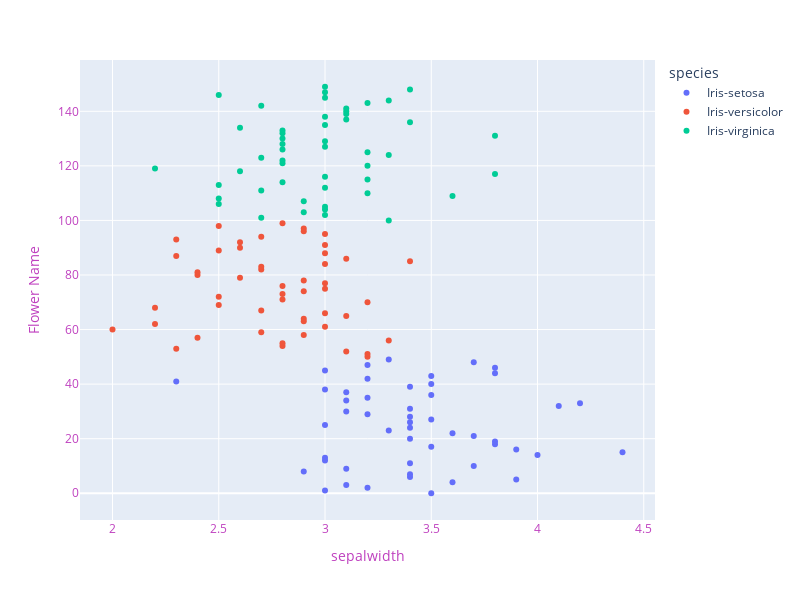

Notebook code cell kept with this figure:
### Code cell
fig = px.scatter(data_frame=iris, x='sepal_width',color='species')
fig.update_layout(width=800, height=600,
                  xaxis=dict(title='sepalwidth',color="#BF40BF"),
                 yaxis=dict(title="Flower Name",color="#BF40BF"))
fig.show()

### Figure 1 — Plotly figure (JSON) as saved in the notebook; plotly's stock layout.template omitted (floating-point values rounded to 4 significant figures)
{"data": [{"hovertemplate": "species=Iris-setosa<br>sepal_width=%{x}<br>index=%{y}<extra></extra>", "legendgroup": "Iris-setosa", "marker": {"color": "#636efa", "symbol": "circle"}, "mode": "markers", "name": "Iris-setosa", "orientation": "h", "showlegend": true, "type": "scatter", "x": [3.5, 3, 3.2, 3.1, 3.6, 3.9, 3.4, 3.4, 2.9, 3.1, 3.7, 3.4, 3, 3, 4, 4.4, 3.9, 3.5, 3.8, 3.8, 3.4, 3.7, 3.6, 3.3, 3.4, 3, 3.4, 3.5, 3.4, 3.2, 3.1, 3.4, 4.1, 4.2, 3.1, 3.2, 3.5, 3.1, 3, 3.4, 3.5, 2.3, 3.2, 3.5, 3.8, 3, 3.8, 3.2, 3.7, 3.3], "xaxis": "x", "y": [0, 1, 2, 3, 4, 5, 6, 7, 8, 9, 10, 11, 12, 13, 14, 15, 16, 17, 18, 19, 20, 21, 22, 23, 24, 25, 26, 27, 28, 29, 30, 31, 32, 33, 34, 35, 36, 37, 38, 39, 40, 41, 42, 43, 44, 45, 46, 47, 48, 49], "yaxis": "y"}, {"hovertemplate": "species=Iris-versicolor<br>sepal_width=%{x}<br>index=%{y}<extra></extra>", "legendgroup": "Iris-versicolor", "marker": {"color": "#EF553B", "symbol": "circle"}, "mode": "markers", "name": "Iris-versicolor", "orientation": "h", "showlegend": true, "type": "scatter", "x": [3.2, 3.2, 3.1, 2.3, 2.8, 2.8, 3.3, 2.4, 2.9, 2.7, 2, 3, 2.2, 2.9, 2.9, 3.1, 3, 2.7, 2.2, 2.5, 3.2, 2.8, 2.5, 2.8, 2.9, 3, 2.8, 3, 2.9, 2.6, 2.4, 2.4, 2.7, 2.7, 3, 3.4, 3.1, 2.3, 3, 2.5, 2.6, 3, 2.6, 2.3, 2.7, 3, 2.9, 2.9, 2.5, 2.8], "xaxis": "x", "y": [50, 51, 52, 53, 54, 55, 56, 57, 58, 59, 60, 61, 62, 63, 64, 65, 66, 67, 68, 69, 70, 71, 72, 73, 74, 75, 76, 77, 78, 79, 80, 81, 82, 83, 84, 85, 86, 87, 88, 89, 90, 91, 92, 93, 94, 95, 96, 97, 98, 99], "yaxis": "y"}, {"hovertemplate": "species=Iris-virginica<br>sepal_width=%{x}<br>index=%{y}<extra></extra>", "legendgroup": "Iris-virginica", "marker": {"color": "#00cc96", "symbol": "circle"}, "mode": "markers", "name": "Iris-virginica", "orientation": "h", "showlegend": true, "type": "scatter", "x": [3.3, 2.7, 3, 2.9, 3, 3, 2.5, 2.9, 2.5, 3.6, 3.2, 2.7, 3, 2.5, 2.8, 3.2, 3, 3.8, 2.6, 2.2, 3.2, 2.8, 2.8, 2.7, 3.3, 3.2, 2.8, 3, 2.8, 3, 2.8, 3.8, 2.8, 2.8, 2.6, 3, 3.4, 3.1, 3, 3.1, 3.1, 3.1, 2.7, 3.2, 3.3, 3, 2.5, 3, 3.4, 3], "xaxis": "x", "y": [100, 101, 102, 103, 104, 105, 106, 107, 108, 109, 110, 111, 112, 113, 114, 115, 116, 117, 118, 119, 120, 121, 122, 123, 124, 125, 126, 127, 128, 129, 130, 131, 132, 133, 134, 135, 136, 137, 138, 139, 140, 141, 142, 143, 144, 145, 146, 147, 148, 149], "yaxis": "y"}], "layout": {"height": 600, "legend": {"title": {"text": "species"}, "tracegroupgap": 0}, "margin": {"t": 60}, "width": 800, "xaxis": {"anchor": "y", "color": "#BF40BF", "domain": [0, 1], "title": {"text": "sepalwidth"}}, "yaxis": {"anchor": "x", "color": "#BF40BF", "domain": [0, 1], "title": {"text": "Flower Name"}}}}
